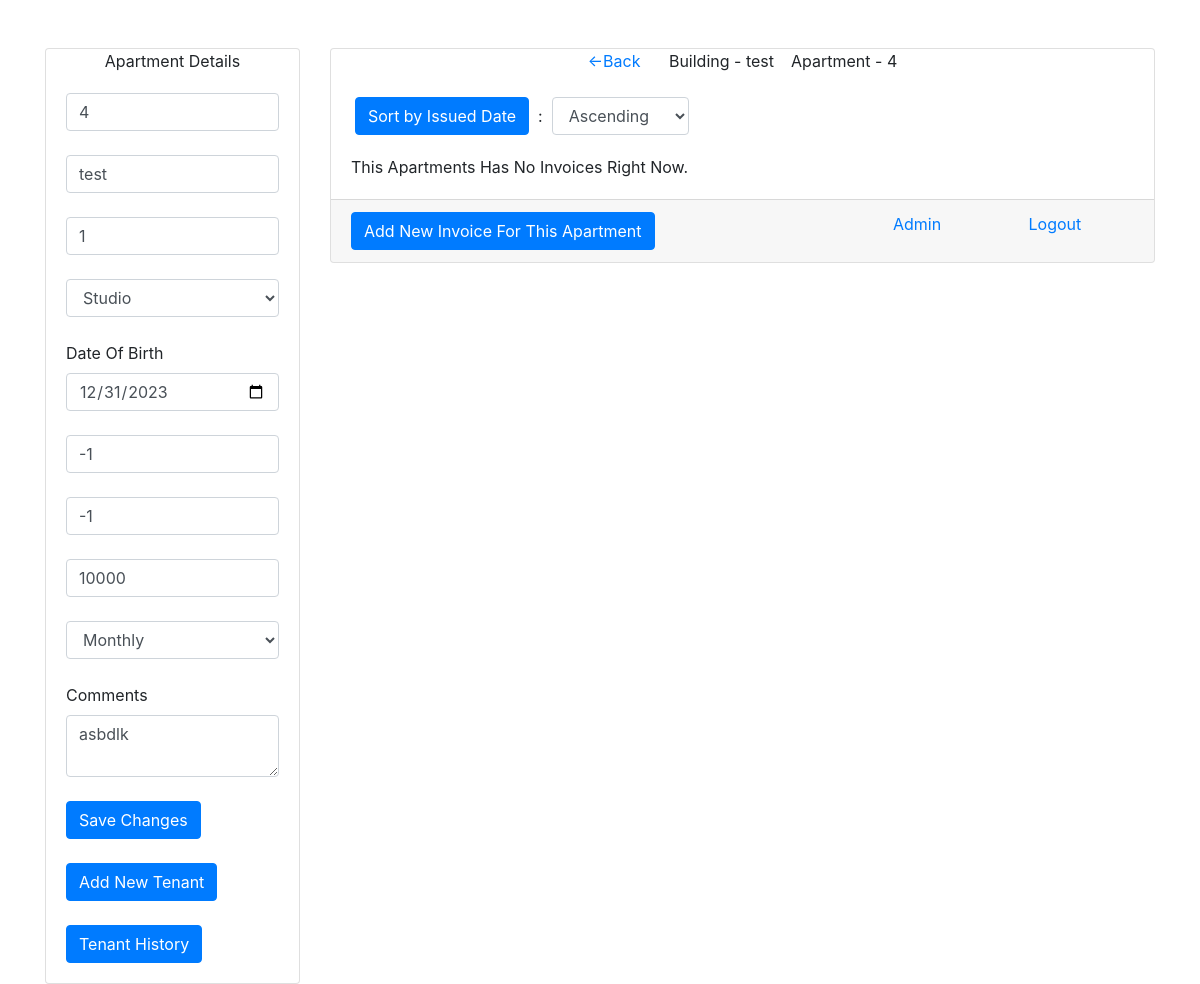
Before: /other-invoices/3 (signed in) with the older database file.
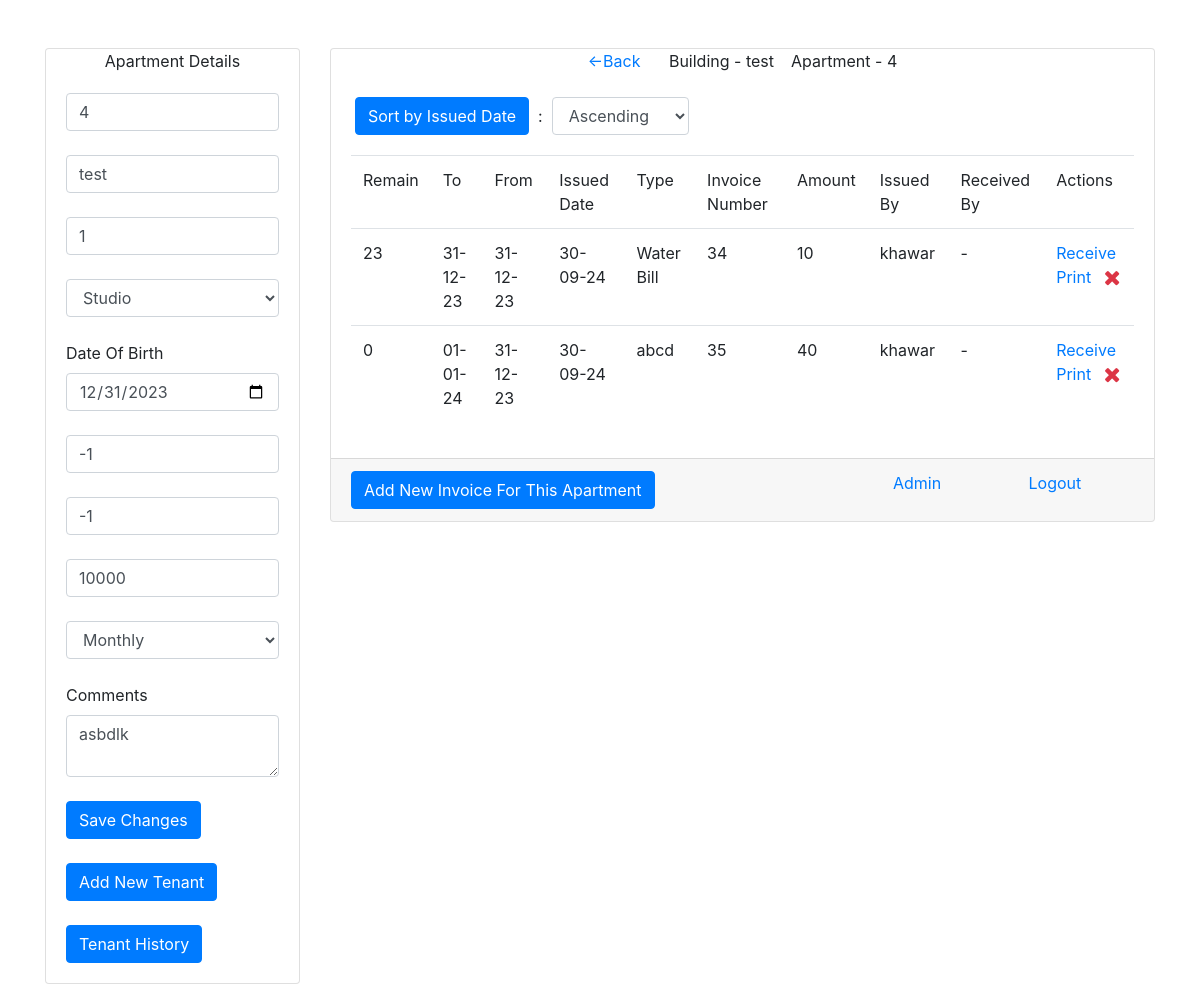
After: the same page with the newer database file.
### app/models.py (models this page shows, shortened)
class apartment(models.Model):
    aprt_number = models.CharField(max_length=50,null=True,blank=True)
    name = models.CharField(max_length=300,null=True,blank=True)
    phone_nmber = models.CharField(max_length=50,null=True,blank=True)
    type_of = models.CharField(max_length=300,null=True,blank=True)
    dob = models.DateField(null=True,blank=True)
    contract_number = models.CharField(max_length=300,null=True,blank=True)
    elect_number = models.CharField(max_length=300,null=True,blank=True)
    note = models.TextField(max_length=2000,null=True,blank=True)
    building = models.ForeignKey(building,on_delete=models.CASCADE)
    annual_rent = models.CharField(max_length=50,null=True,blank=True)
    payment_method = models.CharField(max_length=10,null=True,blank=True)
    temp_del = models.BooleanField(default=False)
    temp_del_date = models.DateField(null=True,blank=True)
    aprt_link = models.ForeignKey("tenant_link",on_delete=models.SET_NULL,blank=True,null=True)
    new_tenant_added = models.BooleanField(default=False)
    display_order = models.IntegerField(default=0)

class building(models.Model):
    name = models.CharField(max_length=300,null=True,blank=True)
    owner = models.ForeignKey(invoice_owner,on_delete=models.SET_NULL,null=True,blank=True)

class invoice(models.Model):
    user = models.ForeignKey(User,on_delete=models.SET_NULL,null=True,blank=True)
    received_by = models.CharField(max_length=200,null=True,blank=True,default="-")
    apartment = models.ForeignKey(apartment,on_delete=models.SET_NULL,null=True,blank=True)
    owner = models.ForeignKey(invoice_owner,on_delete=models.CASCADE)
    amount = models.IntegerField(default=0)
    payment_method = models.CharField(max_length=100,null=True,blank=True)
    bank_of_transfer = models.CharField(max_length=300,null=True,blank=True)
    transfer_date = models.DateField(null=True,blank=True)
    from_date = models.DateField(null=True,blank=True)
    to_date = models.DateField(null=True,blank=True)
    today_date = models.DateField(auto_now_add=True)
    remaining_amount = models.IntegerField(default=0)
    note = models.TextField(max_length=2000,null=True,blank=True)
    invoice_number = models.IntegerField(default=0)
    is_deleted = models.BooleanField(default=False)
    other_payment = models.BooleanField(default=False)
    payment_type = models.CharField(max_length=200,null=True,blank=True)

### app/views.py (the view)
# urls.py: path("other-invoices/<int:id>",views.other_invoices,name="other-invoices"),
@login_required(login_url='/')
def other_invoices(request,id):
    if id:
        template = "apartments_other_invoice.html"
        context = {}
        obj = get_user_profile(request.user)
        context['type_of_user'] = obj.type_of_user == 'd'
        context['write_priv'] = obj.type_of_user == 'w'
        aobj = apartment.objects.get(pk=id)
        if request.method == "POST" and request.POST['asc_desc'] in ("0","1"):
            context["order"] = request.POST['asc_desc']
            if request.POST["asc_desc"] == "0":
                objs = invoice.objects.filter(is_deleted=False,apartment=aobj,other_payment=True).order_by("today_date")
            else:
                objs = invoice.objects.filter(is_deleted=False,apartment=aobj,other_payment=True).order_by("-today_date")
        else:
            objs = invoice.objects.filter(is_deleted=False,apartment=aobj,other_payment=True)
        context['aobj'] = aobj
        context['date_dis'] = aobj.dob.strftime("%Y-%m-%d")
        context['objs'] = objs
        return render(request,template,context)
    else:
        return redirect('/home')

### app/views.py (called while the page is built)
def get_user_profile(userobj):
    try:
        obj = user_profile.objects.get(user=userobj)
    except:
        obj = user_profile()
        obj.user = userobj
        obj.save()
    return obj

### templates/apartments_other_invoice.html (shortened to what this page needs)
<!DOCTYPE html>
    <html lang="en">
        <head>
            <link rel="stylesheet" href="https://maxcdn.bootstrapcdn.com/bootstrap/4.4.1/css/bootstrap.min.css">
            <link rel="stylesheet" href="https://cdnjs.cloudflare.com/ajax/libs/font-awesome/4.7.0/css/font-awesome.min.css">
        </head>
        <body>
            <br><br>
            <div class="container">
                <div class="row justify-content-center">
                    <div class="col-lg-3">
                        <div class="card">
                            <div class="card-head text-center">
                                Apartment Details
                            </div>
                            <div class="card-body">
                                <form method="post" action="{% url 'edit-apartment-form' aobj.id %}">{% csrf_token %}
                                    <input type="number" class="form-control" required name="num" placeholder="Enter The Apartment Number" value="{{aobj.aprt_number}}" {% if not type_of_user %}readonly{% endif %}><br>
                                    <input type="text" class="form-control" required name="name" placeholder="Enter The Name Of Apartment" value="{{aobj.name}}" {% if not type_of_user %}readonly{% endif %}><br>
                                    <input type="number" class="form-control" required name="phone" placeholder="Enter Phone Number" value="{{aobj.phone_nmber}}" {% if not type_of_user %}readonly{% endif %}><br>
                                    <select class="form-control" required name="type_of" {% if not type_of_user %}readonly{% endif %}>
                                        <option {% if aobj.type_of == 'Studio' %}selected{% endif %} >Studio</option>
                                    </select><br>
                                    <label>Date Of Birth</label><br>
                                    <input type="date" class="form-control" required name="dob" placeholder="Enter Date Of Birth" value="{{date_dis}}" {% if not type_of_user %}readonly{% endif %}><br>
                                    <input type="number" class="form-control" required name="cnum" placeholder="Enter Contract Number" value="{{aobj.contract_number}}" {% if not type_of_user %}readonly{% endif %}><br>
                                    <input type="number" class="form-control" required name="enum" placeholder="Enter Elect Number" value="{{aobj.elect_number}}" {% if not type_of_user %}readonly{% endif %}><br>
                                    <input type="number" class="form-control" required name="rent" placeholder="Enter Annual Rent" value="{{aobj.annual_rent}}" {% if not type_of_user %}readonly{% endif %}><br>
                                    <select class="form-control" required name="payment_method" {% if not type_of_user %}readonly{% endif %}>
                                        <option value="1" {% if aobj.payment_method == '1' %}selected{% endif %}>Monthly</option>
                                    </select><br>
                                    <label>Comments</label>
                                    <textarea class="form-control" required name="note" {% if not type_of_user %}readonly{% endif %}>{{aobj.note}} </textarea><br>
                                    {% if type_of_user %}
                                        <button class="btn btn-primary text-center" type="submit">
                                            Save Changes
                                        </button>
                                    {% endif %}
                                    <br><br>
                                    <button class="btn btn-primary" onclick="window.location.href='/new-tenant-form/{{aobj.id}}/i'" type="button">
                                        Add New Tenant
                                    </button>
                                    <br><br>
                                    <button class="btn btn-primary" onclick="window.location.href='/previous-tenants/{{aobj.id}}/i'" type="button">
                                        Tenant History
                                    </button>
                                    <br>
                                </form>
                            </div>
                        </div>
                    </div>
                    <div class="col-lg-9">
                        <div class="card">
                            <div class="card-head text-center">
                                <a href="{% url 'invoices' aobj.id %}"><-Back</a>&ensp;&ensp;&ensp; Building - {{aobj.building.name}} &ensp; Apartment - {{aobj.aprt_number}} <br><br>
                                <div class="form-inline">
                                    &ensp;&ensp;&ensp;<button class="btn btn-primary" form="sort-form" onclick="this.form.submit();">
                                        Sort by Issued Date
                                    </button>&nbsp; : &nbsp;
                                    <select class="form-control" form="sort-form" name="asc_desc">
                                        <option value="0" {% if order == '0' %}selected{% endif %} >Ascending</option>
                                    </select>
                                </div>
                            </div>
                            <div class="card-body">
                                {% if objs %}
                                    <table class="table">
                                        <tr>
                                            <td>Remain</td>
                                            <td>To</td>
                                            <td>From</td>
                                            <td>Issued Date</td>
                                            <td>Type</td>
                                            <td>Invoice Number</td>
                                            <td>Amount</td>
                                            <td>Issued By</td>
                                            <td>Received By</td>
                                            <td>Actions</td>
                                        </tr>
                                        {% for i in objs %}
                                            <tr id="row-{{forloop.counter}}" class="invoice_rows">
                                                <td>{{i.remaining_amount}}</td>
                                                <td>{{i.to_date | date:'d-m-y'}}</td>
                                                <td>{{i.from_date | date:'d-m-y'}}</td>
                                                <td>{{i.today_date | date:'d-m-y'}}</td>
                                                <td>{{i.payment_type}}</td>
                                                <td>{{i.invoice_number}}</td>
                                                <td>{{i.amount}}</td>
                                                <td>{{i.user.username}}</td>
                                                <td>{{i.received_by}}</td>
                                                <td><a onclick="confirm_receive('{% url 'receive-invoice' i.id %}','{{i.amount}}','{{i.user.username}}')" title="Receive" href="#">Receive</a>
                                                    <a href="{% url 'print-invoice' i.id %}" target="_blank">Print</a>&ensp; {% if request.user.is_superuser %}
                                                    <a onclick="confirm_delete('{% url 'delete-invoice' i.id %}')" title="Delete"><span class="fa text-danger fa-lg fa-remove"></span></a>
                                                {% endif %}</td>
                                            </tr>
                                        {% endfor %}
                                    </table>
                                {% else %}
                                    <a>This Apartments Has No Invoices Right Now.</a>
                                {% endif %}
                            </div>
                            <div class="card-footer">
                                <div class="row justify-content-around">
                                    <div class="col-lg-8">
                                        {% if type_of_user or write_priv %}
                                            <button class="btn btn-primary" type="button" onclick="window.location.href='/new-other-invoice-form/{{aobj.id}}'">
                                                Add New Invoice For This Apartment
                                            </button>
                                        {% endif %}
                                    </div>
                                    {% if request.user.is_superuser %}
                                        <div class="col-lg-2">
                                            <a href="/admin">
                                                Admin
                                            </a>
                                        </div>
                                    {% endif %}
                                    <div class="col-lg-2">
                                        <a href="{% url 'logout' %}">
                                            Logout
                                        </a>
                                    </div>
                                </div>
                            </div>
                        </div>
                    </div>
                </div>
            </div>
        </body>
    </html>

Changed rows visible on the page:
added invoice: remaining_amount "23", to_date "31-12-23", from_date "31-12-23", today_date "30-09-24", payment_type "Water Bill", invoice_number "34", amount "10", user.username "khawar", received_by "-"
added invoice: remaining_amount "0", to_date "01-01-24", from_date "31-12-23", today_date "30-09-24", payment_type "abcd", invoice_number "35", amount "40", user.username "khawar", received_by "-"
Other visible differences:
text no longer shown: "This Apartments Has No Invoices Right Now."
text now shown: "Remain To From Issued Date Type Invoice Number Amount Issued By Received By Actions"
